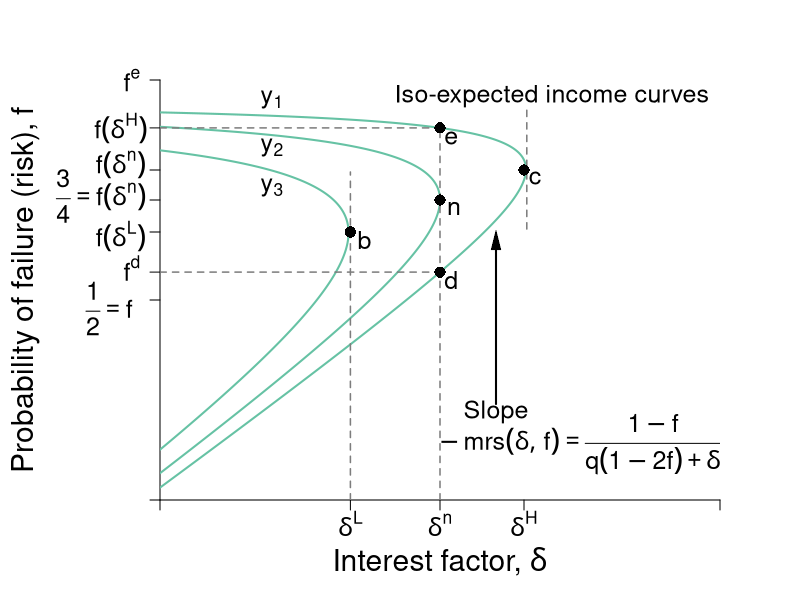

This chart was generated by the following R code:
#Graph Designer: Simon Halliday
#Authors: Bowles, Foley and Halliday
#Title: Coordination, Conflict and Competition: A Text in Microeconomics

library(shape)
pdf(file = "credit/non_contractual_brf_part_a.pdf", width = 8, height = 6)

#Set parameters for graphics
axislabelsize <- 1.8
labelsize <- 1.5
namesize <- 1.8
annotatesize <- 1.5
graphlinewidth <- 2
segmentlinewidth <- 1.5

COL <- c("#7fc97f", "#beaed4", "#fdc086", "#ffff99", "#386cb0", "#f0027f", "#bf5b17", "#666666")
COLA <- c("#e0f3db", "#99d8c9","#66c2a4","#41ae76", "#238b45", "#005824")
COLB <- c("#c6dbef", "#4eb3d3", "#2b8cbe", "#0868ac","#084081")
grays <- gray.colors(25, start = 1, end = 0)

#Edited the margins to cater for the larger LHS labels
par(mar =  c(5, 8, 4, 4))

brfFn <- function(delta, mu = 1) {
  .5 + (delta / (2 * mu)) 
}

isoreturnFn <- function(delta, pi=0.125) {
  1 - (pi)/delta
}


yFn <- function(d1, f1, mu = 1){
  mu*f1*(1 - f1) - d1*(1 - f1)
}

ylow <- function(delta, mu = 1, ybar = 0.03){
  (-sqrt(delta^2 - 2*delta*mu + mu^2 - 4*mu*ybar) + delta + mu)/(2*mu)
}

yhigh <- function(delta, mu = 1, ybar = 0.03){
  (sqrt(delta^2 - 2*delta*mu + mu^2 - 4*mu*ybar) + delta + mu)/(2*mu)
}

xlims <- c(0, 1)
ylims <- c(0, 1.05)

npts <- 501 
d1 <- seq(xlims[1], xlims[2], length.out = npts)
f1 <- seq(ylims[1], ylims[2], length.out = npts) 
a <- c(0.03, 0.0625, 0.11)

plot(0, 0, xlim = xlims, ylim = ylims, type = "n",
     xlab = expression(paste("")),
     ylab = expression(paste("")), 
     xaxt = "n", 
     yaxt = "n", 
     cex.lab = axislabelsize, 
     bty = "n", 
     xaxs="i", 
     yaxs="i"
)


# ticksy <- seq(from = 0, to = ylims[2], by = 0.1)
# ylabels <- seq(from = 0, to = ylims[2], by = 0.1)
# ticksx <- seq(from = 0, to = xlims[2], by = 0.1)
# xlabels <- seq(from = 0, to = xlims[2], by = 0.1)
ticksy <- c(ylims[1], 0.5, ylow(delta = 0.5), brfFn(delta = 0.34), brfFn(delta = 0.5), brfFn(delta = 0.65), yhigh(delta = 0.5), ylims[2])
ylabels <- c(NA, NA, NA, NA,NA,NA, NA, NA)
#ylabels <- c(NA, expression(paste(f == frac(1,2))), expression(paste(f^d)), expression(paste(f*(delta^L) )),  expression(paste(f*(delta^n) == frac(3,4))),expression(paste(f*(delta^H) )), expression(paste(f^e)), NA)
ticksx <- c(xlims[1], 0.34, 0.5, 0.65, xlims[2])
xlabels <- c(NA,  expression(paste(delta^L)), expression(paste(delta^n)), expression(paste(delta^H)), NA)

axis(1, at = ticksx, pos = 0, labels = xlabels, cex.axis = labelsize)
axis(2, at = ticksy, pos = 0, labels = ylabels, las = 1,cex.axis = labelsize)

#ylabels <- c(NA, expression(paste(f == frac(1,2))), expression(paste(f^d)), expression(paste(f*(delta^L) )),  expression(paste(f*(delta^n) == frac(3,4))),expression(paste(f*(delta^H) )), expression(paste(f^e)), NA)
text(-0.0905, 0.48, expression(paste(frac(1,2) == f)), cex = labelsize, xpd =TRUE)
text(-0.05, 0.58, expression(paste(f^d)), cex = labelsize, xpd =TRUE)
text(-0.07, 0.66, expression(paste(f*(delta^L) )), cex = labelsize, xpd =TRUE)
text(-0.105, 0.76, expression(paste(frac(3,4) == f*(delta^n) )), cex = labelsize, xpd =TRUE)
text(-0.07, 0.84, expression(paste(f*(delta^n))), cex = labelsize, xpd =TRUE)
text(-0.07, 0.93, expression(paste(f*(delta^H) )), cex = labelsize, xpd =TRUE)
text(-0.05, 1.05, expression(paste(f^e)), cex = labelsize, xpd =TRUE)
# y-labels with numeric values
# text(-0.0905, 0.48, expression(paste(frac(1,2) == f)), cex = labelsize, xpd =TRUE)
# text(-0.05, 0.58, expression(paste(0.57 == f^d)), cex = labelsize, xpd =TRUE)
# text(-0.07, 0.66, expression(paste(0.67 == f*(delta^L) )), cex = labelsize, xpd =TRUE)
# text(-0.105, 0.76, expression(paste(frac(3,4) == f*(delta^n))), cex = labelsize, xpd =TRUE)
# text(-0.07, 0.84, expression(paste(0.83 == f*(delta^n) )), cex = labelsize, xpd =TRUE)
# text(-0.07, 0.93, expression(paste(0.93 == f*(delta^H) )), cex = labelsize, xpd =TRUE)
# text(-0.05, 1.05, expression(paste(1.05f^e)), cex = labelsize, xpd =TRUE)


npts <- 503 
xx1 <- seq(xlims[1], xlims[2], length.out = npts)
xx2 <- seq(0, 1, length.out = npts)

#Draw the graphs
#lines(xx1, brfFn(xx1), col = COLA[4], lwd = graphlinewidth)

#Axis labels
mtext(expression(paste("Interest factor, ", delta)), side = 1, line = 3, cex = axislabelsize)
text(-0.24, 0.5*(ylims[2]), expression(paste("Probability of failure (risk), ", f)), xpd = TRUE, cex = axislabelsize, srt = 90) 

#Contour lines
contour(d1, f1,
        outer(d1, f1, yFn),
        drawlabels = FALSE,
        col = COLA[3],
        lwd = graphlinewidth,
        levels = a,
        xaxs="i",
        yaxs="i",
        add = TRUE)

segments(0.5, 0, 0.5, yhigh(delta = 0.5), lty = 2, col = grays[20] , lwd = segmentlinewidth)
segments(0, yhigh(delta = 0.5), 0.5, yhigh(delta = 0.5), lty = 2, col = grays[20] , lwd = segmentlinewidth)
segments(0, ylow(delta = 0.5), 0.5, ylow(delta = 0.5), lty = 2, col = grays[20] , lwd = segmentlinewidth)

segments(0.34,0, 0.34, brfFn(delta = 0.34) + 0.15, lty = 2, col = grays[20] , lwd = segmentlinewidth)
segments(0.655, brfFn(delta = 0.655) - 0.15, 0.655, brfFn(delta = 0.655) + 0.15, lty = 2, col = grays[20] , lwd = segmentlinewidth)

#segments(0, brfFn(delta = 0.5), 0.5, brfFn(delta = 0.5), lty = 2, col = "gray" , lwd = segmentlinewidth)

# 
# segments(8, 0, 8,indiffA(x = 8)  , lty = 2, col = "gray" , lwd = segmentlinewidth)
# segments(0, indiffA(x = 8) , 8,indiffA(x = 8)  , lty = 2, col = "gray" , lwd = segmentlinewidth)

text(0.5+ 0.025, brfFn(delta = 0.5) - 0.02, expression(paste(n)), cex = labelsize)
points(0.5, brfFn(delta = 0.5), pch = 16, col = "black", cex = 1.5)
text(0.34+ 0.025, brfFn(delta = 0.34) - 0.02, expression(paste(b)), cex = labelsize)
points(0.34, brfFn(delta = 0.34), pch = 16, col = "black", cex = 1.5)
text(0.65+ 0.02, brfFn(delta = 0.65) - 0.02, expression(paste(c)), cex = labelsize)
points(0.65, brfFn(delta = 0.65), pch = 16, col = "black", cex = 1.5)

text(0.5+ 0.02, ylow(delta = 0.5) - 0.02, expression(paste(d)), cex = labelsize)
points(0.5, ylow(delta = 0.5), pch = 16, col = "black", cex = 1.5)
text(0.5+ 0.02, yhigh(delta = 0.5) - 0.025, expression(paste(e)), cex = labelsize)
points(0.5, yhigh(delta = 0.5), pch = 16, col = "black", cex = 1.5)



text(0.7, 1.01, expression(paste("Iso-expected income curves")), cex = labelsize)
#text(0.3, 1.01, expression(paste(y[1] == y^L)), cex = labelsize)
#text(0.3, 0.88, expression(paste(y[2] == y^{NE})), cex = labelsize)
#text(0.2, 0.75, expression(paste(y[3] == y^H)), cex = labelsize)
text(0.2, 1, expression(paste(y[1])), cex = labelsize)
text(0.2, 0.88, expression(paste(y[2])), cex = labelsize)
text(0.2, 0.78, expression(paste(y[3])), cex = labelsize)
text(0.6, 0.22, expression(Slope), cex = labelsize)
text(0.75, 0.14, expression(paste(-mrs(delta, f) == frac(1 - f, q*(1 - 2*f) + delta))), cex = labelsize)
Arrows(0.6, 0.24, 0.6, 0.65, col = "black", lty = 1, lwd = 2, arr.type = "triangle", arr.lwd = 0.5)

#text(0.85, 0.68, expression(paste("A's Best Response")), cex = labelsize, xpd  = TRUE)
#text(0.85, 0.63, expression(paste("function")), cex = labelsize, xpd  = TRUE)
#text(0.86, 0.55, expression(paste("Slope ", phantom() == frac(1, 2*q))), cex = labelsize, xpd  = TRUE)
#Arrows(0.85, 0.73, 0.85, 0.89, col = "black", lty = 1, lwd = 2, arr.type = "triangle", arr.lwd = 0.5)

dev.off()
